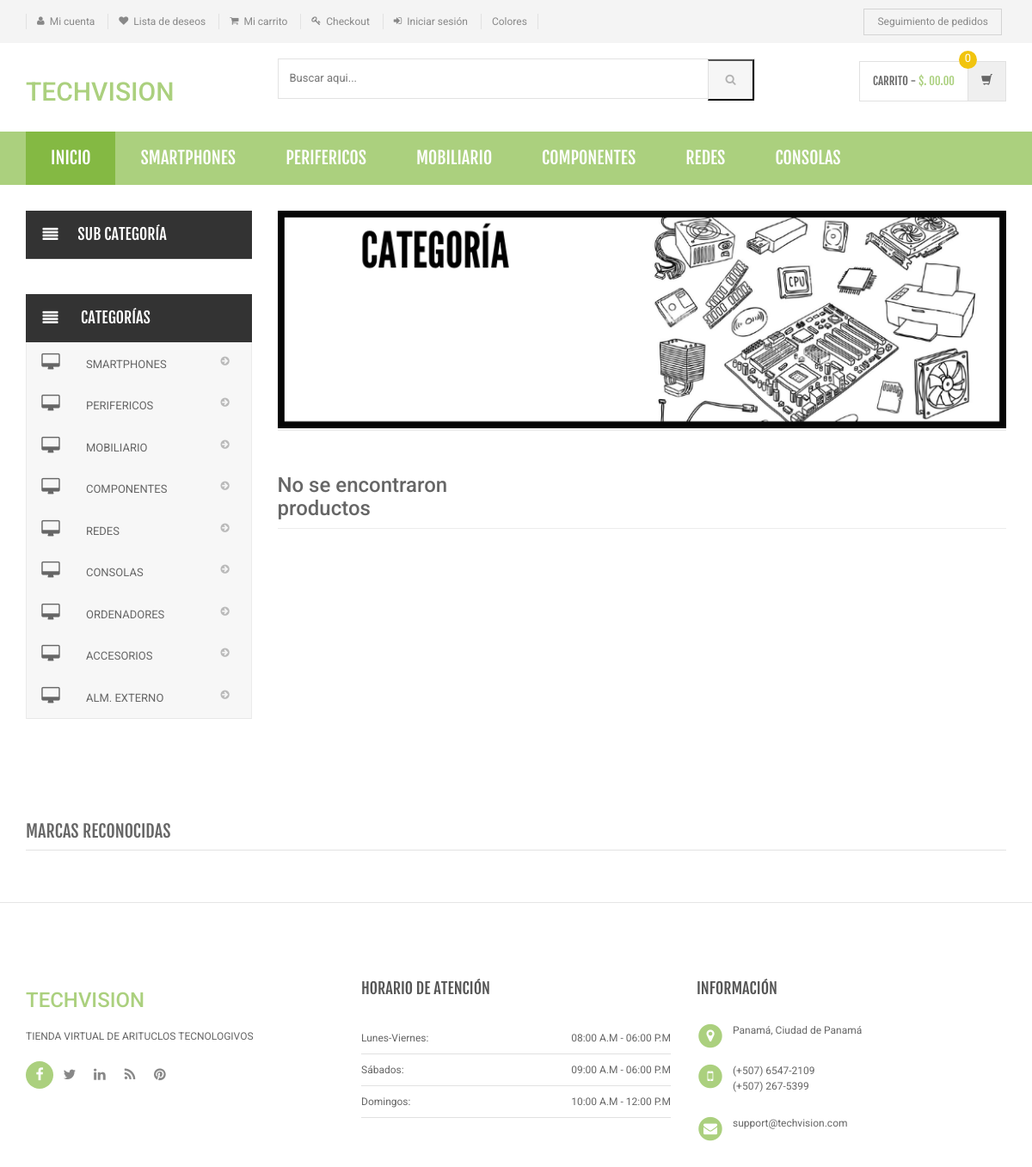
The app's page /category.php with its own data.
### tables this page shows
CREATE TABLE `category` (
  `id` int(11) NOT NULL AUTO_INCREMENT,
  `categoryName` varchar(255) DEFAULT NULL,
  `categoryDescription` longtext DEFAULT NULL,
  `creationDate` timestamp NOT NULL DEFAULT current_timestamp(),
  `updationDate` varchar(255) DEFAULT NULL,
  PRIMARY KEY (`id`)
);

### includes/side-menu.php (the view)
<div class="side-menu animate-dropdown outer-bottom-xs">
    <div class="head"><i class="icon fa fa-align-justify fa-fw"></i> Categorías</div>
    <nav class="yamm megamenu-horizontal" role="navigation">
        <ul class="nav">
            <li class="dropdown menu-item">
              <?php $sql=mysqli_query($con,"select id,categoryName  from category");
while($row=mysqli_fetch_array($sql))
{
    ?>
                <a href="category.php?cid=<?php echo $row['id'];?>" class="dropdown-toggle"><i class="icon fa fa-desktop fa-fw"></i>
                <?php echo $row['categoryName'];?></a>
                <?php }?>
</li>
</ul>
    </nav>
</div>

### includes/menu-bar.php (shortened to what this page needs)
<div class="header-nav animate-dropdown">
    <div class="container">
        <div class="yamm navbar navbar-default" role="navigation">
            <div class="nav-bg-class">
                <div class="navbar-collapse collapse" id="mc-horizontal-menu-collapse">
	<div class="nav-outer">
		<ul class="nav navbar-nav">
			<li class="active dropdown yamm-fw">
				<a href="index.php" data-hover="dropdown" class="dropdown-toggle">Inicio</a>
			</li>
              <?php $sql=mysqli_query($con,"select id,categoryName  from category limit 6");
while($row=mysqli_fetch_array($sql))
{
    ?>
			<li class="dropdown yamm">
				<a href="category.php?cid=<?php echo $row['id'];?>"> <?php echo $row['categoryName'];?></a>
			</li>
			<?php } ?>
		</ul>
		<div class="clearfix"></div>
	</div>
</div>
            </div>
        </div>
    </div>
</div>

### assets/css/green.css (style rules this page uses)
a { color: #abd07e; }
.header-style-1 .header-nav { background: #abd07e; }
.cnt-home .header-style-1 .header-nav .navbar .navbar-nav > li.active { background: #84b943; }

### assets/css/lightbox.css (style rules this page uses)
body:after { content: url(../images/close.png) url(../images/loading.gif) url(../images/prev.png) url(../images/next.png); display: none; }

### assets/css/blue.css (style rules this page uses)
a { color: #3498db; }
.header-style-1 .header-nav { background: #3498db; }
.cnt-home .header-style-1 .header-nav .navbar .navbar-nav > li.active { background: #1d6ca1; }

### assets/css/red.css (style rules this page uses)
a { color: #ff6c6c; }
.header-style-1 .header-nav { background: #ff6c6c; }
.cnt-home .header-style-1 .header-nav .navbar .navbar-nav > li.active { background: #ff1a1a; }

### assets/css/orange.css (style rules this page uses)
a { color: #f39c12; }
.header-style-1 .header-nav { background: #f39c12; }
.cnt-home .header-style-1 .header-nav .navbar .navbar-nav > li.active { background: #ab6c09; }

### assets/css/dark-green.css (style rules this page uses)
a { color: #12cca7; }
.header-style-1 .header-nav { background: #12cca7; }
.cnt-home .header-style-1 .header-nav .navbar .navbar-nav > li.active { background: #0b816a; }

### records on screen
category: categoryName "SMARTPHONES"
category: categoryName "PERIFERICOS"
category: categoryName "MOBILIARIO"
category: categoryName "COMPONENTES"
category: categoryName "REDES"
category: categoryName "CONSOLAS"
category: categoryName "ORDENADORES"
category: categoryName "ACCESORIOS"
category: categoryName "ALM. EXTERNO"
